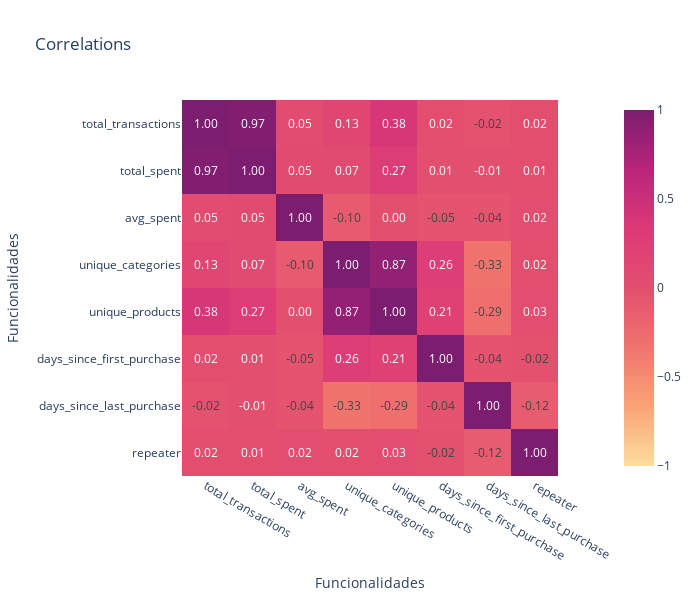

This figure's notebook cell:
### Code cell
cols_corr = ["total_transactions", "total_spent", "avg_spent",
             "unique_categories", "unique_products", "days_since_first_purchase", "days_since_last_purchase", "repeater"]

col_features = "features"

assembler = VectorAssembler(inputCols=cols_corr, outputCol=col_features)
df_features = assembler.transform(df_train_data_with_repeater).select(col_features)

corr_matrix = Correlation.corr(df_features, col_features).collect()[0][0].toArray().tolist()

print(f'Computed correlations among {cols_corr}:')
fig = px.imshow(corr_matrix, title='Correlations',
                x = cols_corr, y = cols_corr,
                color_continuous_scale='Sunsetdark',  # Sunsetdark, RdBu_r
                text_auto='.2f',
                zmin=-1, zmax=1)
fig.update_layout(
    xaxis_title="Funcionalidades",
    yaxis_title="Funcionalidades",
    width=700,
    height=600
)
fig.show()

### Figure 1 — Plotly figure (JSON) as saved in the notebook; plotly's stock layout.template omitted (floating-point values rounded to 4 significant figures)
{"data": [{"coloraxis": "coloraxis", "hovertemplate": "x: %{x}<br>y: %{y}<br>color: %{z}<extra></extra>", "name": "0", "texttemplate": "%{z:.2f}", "type": "heatmap", "x": ["total_transactions", "total_spent", "avg_spent", "unique_categories", "unique_products", "days_since_first_purchase", "days_since_last_purchase", "repeater"], "xaxis": "x", "y": ["total_transactions", "total_spent", "avg_spent", "unique_categories", "unique_products", "days_since_first_purchase", "days_since_last_purchase", "repeater"], "yaxis": "y", "z": [[1.0, 0.9651, 0.04665, 0.1332, 0.3762, 0.017, -0.02319, 0.02081], [0.9651, 1.0, 0.05493, 0.07281, 0.27, 0.006084, -0.008274, 0.0141], [0.04665, 0.05493, 1.0, -0.09745, 0.001001, -0.04578, -0.04244, 0.02159], [0.1332, 0.07281, -0.09745, 1.0, 0.8699, 0.2621, -0.3273, 0.01918], [0.3762, 0.27, 0.001001, 0.8699, 1.0, 0.2076, -0.2892, 0.02627], [0.017, 0.006084, -0.04578, 0.2621, 0.2076, 1.0, -0.04229, -0.02248], [-0.02319, -0.008274, -0.04244, -0.3273, -0.2892, -0.04229, 1.0, -0.1215], [0.02081, 0.0141, 0.02159, 0.01918, 0.02627, -0.02248, -0.1215, 1.0]]}], "layout": {"coloraxis": {"cmax": 1, "cmin": -1, "colorscale": [[0, "rgb(252, 222, 156)"], [0.1667, "rgb(250, 164, 118)"], [0.3333, "rgb(240, 116, 110)"], [0.5, "rgb(227, 79, 111)"], [0.6667, "rgb(220, 57, 119)"], [0.8333, "rgb(185, 37, 122)"], [1, "rgb(124, 29, 111)"]]}, "height": 600, "title": {"text": "Correlations"}, "width": 700, "xaxis": {"anchor": "y", "constrain": "domain", "domain": [0, 1], "scaleanchor": "y", "title": {"text": "Funcionalidades"}}, "yaxis": {"anchor": "x", "autorange": "reversed", "constrain": "domain", "domain": [0, 1], "title": {"text": "Funcionalidades"}}}}
